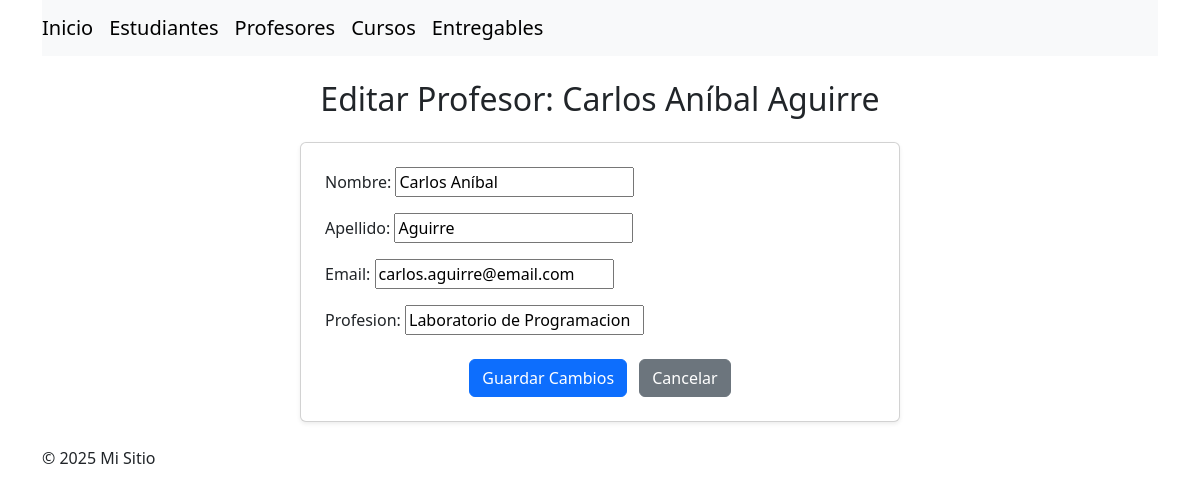
Page /profesor/editar/1/ on the committed database.
### myapp/models.py (models this page shows, shortened)
class Profesor(models.Model) :
    nombre = models.CharField(max_length=100)
    apellido = models.CharField(max_length=100)
    profesion = models.CharField(max_length=100)
    email = models.EmailField()

### myapp/views.py (the view)
# urls.py: path('profesor/editar/<int:id>/', views.profesor_editar, name='profesorEditar'),       # NUEVA
def profesor_editar(request, id):
    profesor = get_object_or_404(Profesor, id=id)
    if request.method == 'POST':
        form = ProfesorForm(request.POST, instance=profesor)
        if form.is_valid():
            form.save()
            return redirect('myapp:profesores')
    else:
        form = ProfesorForm(instance=profesor)
    return render(request, 'myapp/profesor_editar.html', {'form': form, 'profesor': profesor})

### myapp/forms.py
class ProfesorForm(forms.ModelForm):
    class Meta:
        model = Profesor
        fields = ['nombre', 'apellido', 'email', 'profesion']

### myapp/templates/myapp/profesor_editar.html (shortened to what this page needs)
{% extends 'base.html' %}
{% block content %}
<div class="container mt-4">
    <h2 class="text-center mb-4">Editar Profesor: {{ profesor.nombre }} {{ profesor.apellido }}</h2>
    <div class="card shadow-sm p-4 mx-auto" style="max-width: 600px;">
        <form method="POST">
            {{ form.as_p }}
            <div class="text-center mt-4">
                <button type="submit" class="btn btn-primary">Guardar Cambios</button>
                <a href="{% url 'myapp:profesores' %}" class="btn btn-secondary ms-2">Cancelar</a>
            </div>
        </form>
    </div>
</div>
{% endblock %}

### rows in the picture
Profesor: nombre "Carlos Aníbal", apellido "Aguirre", email "carlos.aguirre@email.com", profesion "Laboratorio de Programacion"
